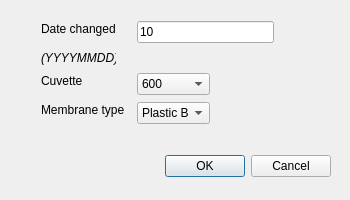
<?xml version="1.0" encoding="UTF-8"?>
<ui version="4.0">
 <class>Membrane_Dialog</class>
 <widget class="QDialog" name="Membrane_Dialog">
  <property name="geometry">
   <rect>
    <x>0</x>
    <y>0</y>
    <width>350</width>
    <height>200</height>
   </rect>
  </property>
  <property name="windowTitle">
   <string>Membrane information</string>
  </property>
  <widget class="QDialogButtonBox" name="buttonBox">
   <property name="geometry">
    <rect>
     <x>80</x>
     <y>150</y>
     <width>251</width>
     <height>32</height>
    </rect>
   </property>
   <property name="orientation">
    <enum>Qt::Horizontal</enum>
   </property>
   <property name="standardButtons">
    <set>QDialogButtonBox::Cancel|QDialogButtonBox::Ok</set>
   </property>
  </widget>
  <widget class="QComboBox" name="box_cuvette">
   <property name="geometry">
    <rect>
     <x>137</x>
     <y>73</y>
     <width>73</width>
     <height>22</height>
    </rect>
   </property>
   <item>
    <property name="text">
     <string>600</string>
    </property>
   </item>
   <item>
    <property name="text">
     <string>2000</string>
    </property>
   </item>
   <item>
    <property name="text">
     <string>4000</string>
    </property>
   </item>
  </widget>
  <widget class="QLineEdit" name="lineEdit_2">
   <property name="geometry">
    <rect>
     <x>137</x>
     <y>21</y>
     <width>137</width>
     <height>22</height>
    </rect>
   </property>
   <property name="text">
    <string>10</string>
   </property>
  </widget>
  <widget class="QLabel" name="label_2">
   <property name="geometry">
    <rect>
     <x>41</x>
     <y>21</y>
     <width>78</width>
     <height>16</height>
    </rect>
   </property>
   <property name="text">
    <string>Date changed</string>
   </property>
  </widget>
  <widget class="QLabel" name="label_3">
   <property name="geometry">
    <rect>
     <x>41</x>
     <y>73</y>
     <width>43</width>
     <height>16</height>
    </rect>
   </property>
   <property name="text">
    <string>Cuvette</string>
   </property>
  </widget>
  <widget class="QLabel" name="label_4">
   <property name="geometry">
    <rect>
     <x>41</x>
     <y>102</y>
     <width>89</width>
     <height>16</height>
    </rect>
   </property>
   <property name="text">
    <string>Membrane type</string>
   </property>
  </widget>
  <widget class="QComboBox" name="box_membrane">
   <property name="geometry">
    <rect>
     <x>137</x>
     <y>102</y>
     <width>73</width>
     <height>22</height>
    </rect>
   </property>
   <item>
    <property name="text">
     <string>Plastic Bag</string>
    </property>
   </item>
   <item>
    <property name="text">
     <string>Teflon</string>
    </property>
   </item>
  </widget>
  <widget class="QLabel" name="label_6">
   <property name="geometry">
    <rect>
     <x>41</x>
     <y>50</y>
     <width>75</width>
     <height>16</height>
    </rect>
   </property>
   <property name="font">
    <font>
     <italic>true</italic>
    </font>
   </property>
   <property name="text">
    <string>(YYYYMMDD)</string>
   </property>
  </widget>
 </widget>
 <resources/>
 <connections>
  <connection>
   <sender>buttonBox</sender>
   <signal>accepted()</signal>
   <receiver>Membrane_Dialog</receiver>
   <slot>accept()</slot>
   <hints>
    <hint type="sourcelabel">
     <x>248</x>
     <y>254</y>
    </hint>
    <hint type="destinationlabel">
     <x>157</x>
     <y>274</y>
    </hint>
   </hints>
  </connection>
  <connection>
   <sender>buttonBox</sender>
   <signal>rejected()</signal>
   <receiver>Membrane_Dialog</receiver>
   <slot>reject()</slot>
   <hints>
    <hint type="sourcelabel">
     <x>316</x>
     <y>260</y>
    </hint>
    <hint type="destinationlabel">
     <x>286</x>
     <y>274</y>
    </hint>
   </hints>
  </connection>
 </connections>
</ui>
